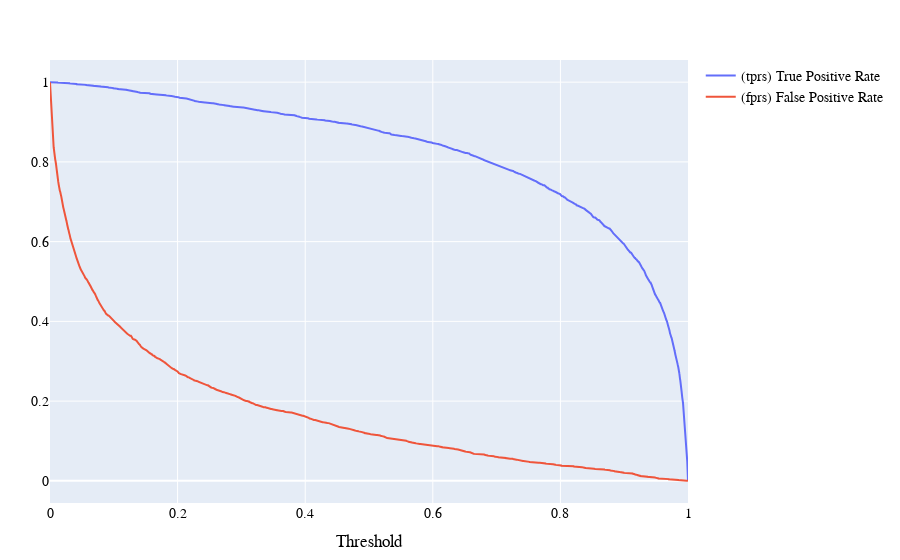

The code cell stored with this chart in its notebook:
### Code cell
using PlotlyJS, MLJBase, MLJLinearModels, Random

function display_binary_score_rate_threshold()
    Random.seed!(42) # for reproducibility
    X, y = make_blobs(5000, 2; centers=2, cluster_std=1.5)
    mach = machine(LogisticClassifier(), X, y)
    fit!(mach)
    
    fprs, tprs, ts = roc(predict(mach, X), y)
    fprs_trace = scatter(; x=ts, y=fprs, name="(fprs) False Positive Rate")
    tprs_trace = scatter(; x=ts, y=tprs, name="(tprs) True Positive Rate")
    layout = Layout(xaxis_title="Threshold", font=attr(family="Veranda", size=14,color="Black"))
    Plot([tprs_trace,fprs_trace], layout)
end

display_binary_score_rate_threshold()

### Figure 1 — Plotly figure (JSON) as saved in the notebook; plotly's stock layout.template omitted (floating-point values rounded to 4 significant figures; data arrays with more than 128 entries replaced by an {"elided": "..."} marker saying what was removed)
{"data": [{"name": "(tprs) True Positive Rate", "type": "scatter", "x": {"elided": "5000 float values"}, "y": {"elided": "5001 float values"}}, {"name": "(fprs) False Positive Rate", "type": "scatter", "x": {"elided": "5000 float values"}, "y": {"elided": "5001 float values"}}], "layout": {"font": {"color": "Black", "family": "Veranda", "size": 14}, "margin": {"b": 50, "l": 50, "r": 50, "t": 60}, "xaxis": {"title": {"text": "Threshold"}}}}
